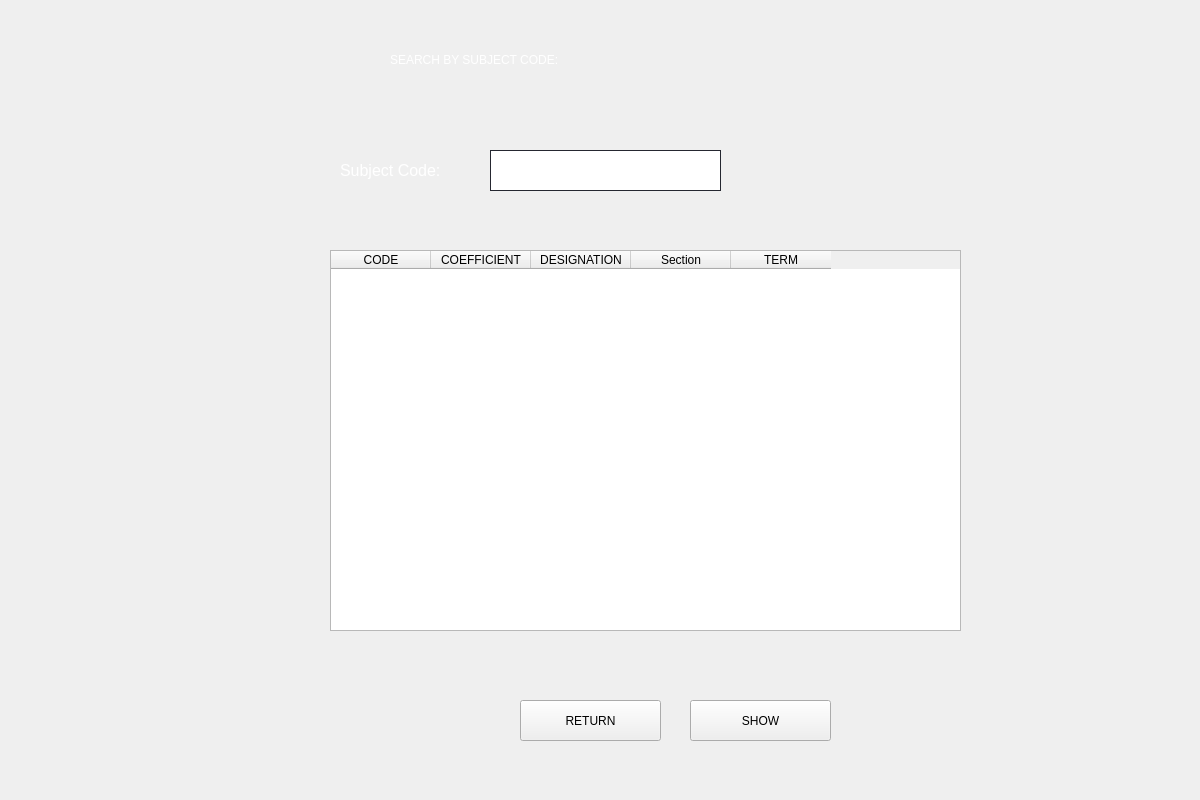
<?xml version="1.0" encoding="UTF-8"?>
<ui version="4.0">
 <class>Form</class>
 <widget class="QWidget" name="Form">
  <property name="geometry">
   <rect>
    <x>0</x>
    <y>0</y>
    <width>1200</width>
    <height>800</height>
   </rect>
  </property>
  <property name="windowTitle">
   <string>Form</string>
  </property>
  <widget class="QLineEdit" name="code">
   <property name="geometry">
    <rect>
     <x>490</x>
     <y>150</y>
     <width>231</width>
     <height>41</height>
    </rect>
   </property>
   <property name="styleSheet">
    <string notr="true">QLineEdit {
border: 1px solid rgb(37,39,48);

padding-left:20px;
padding-right:20px;
}
</string>
   </property>
  </widget>
  <widget class="QLabel" name="num_inscription4">
   <property name="geometry">
    <rect>
     <x>340</x>
     <y>130</y>
     <width>131</width>
     <height>81</height>
    </rect>
   </property>
   <property name="styleSheet">
    <string notr="true"/>
   </property>
   <property name="text">
    <string>&lt;html&gt;&lt;head/&gt;&lt;body&gt;&lt;p&gt;&lt;span style=&quot; font-size:12pt; color:#fff;&quot;&gt;Subject Code:&lt;/span&gt;&lt;/p&gt;&lt;/body&gt;&lt;/html&gt;</string>
   </property>
  </widget>
  <widget class="QPushButton" name="afficher">
   <property name="geometry">
    <rect>
     <x>690</x>
     <y>700</y>
     <width>141</width>
     <height>41</height>
    </rect>
   </property>
   <property name="styleSheet">
    <string notr="true">font: 12pt &quot;Poppins&quot;;</string>
   </property>
   <property name="text">
    <string>SHOW</string>
   </property>
  </widget>
  <widget class="QLabel" name="label">
   <property name="geometry">
    <rect>
     <x>390</x>
     <y>20</y>
     <width>551</width>
     <height>81</height>
    </rect>
   </property>
   <property name="styleSheet">
    <string notr="true">font: 63 18pt &quot;Open Sans Semibold&quot;;</string>
   </property>
   <property name="text">
    <string>&lt;html&gt;&lt;head/&gt;&lt;body&gt;&lt;p&gt;&lt;span style=&quot; color:#FFFFFF;&quot;&gt;SEARCH BY SUBJECT CODE:&lt;/span&gt;&lt;/p&gt;&lt;/body&gt;&lt;/html&gt;</string>
   </property>
  </widget>
  <widget class="QPushButton" name="ok">
   <property name="geometry">
    <rect>
     <x>520</x>
     <y>700</y>
     <width>141</width>
     <height>41</height>
    </rect>
   </property>
   <property name="styleSheet">
    <string notr="true">font: 12pt &quot;Poppins&quot;;</string>
   </property>
   <property name="text">
    <string>RETURN</string>
   </property>
  </widget>
  <widget class="QLabel" name="code_2">
   <property name="geometry">
    <rect>
     <x>500</x>
     <y>200</y>
     <width>221</width>
     <height>21</height>
    </rect>
   </property>
   <property name="text">
    <string/>
   </property>
  </widget>
  <widget class="QTableWidget" name="tableWidget">
   <property name="geometry">
    <rect>
     <x>330</x>
     <y>250</y>
     <width>631</width>
     <height>381</height>
    </rect>
   </property>
   <column>
    <property name="text">
     <string>CODE</string>
    </property>
   </column>
   <column>
    <property name="text">
     <string>COEFFICIENT</string>
    </property>
   </column>
   <column>
    <property name="text">
     <string>DESIGNATION</string>
    </property>
   </column>
   <column>
    <property name="text">
     <string>Section</string>
    </property>
   </column>
   <column>
    <property name="text">
     <string>TERM</string>
    </property>
   </column>
  </widget>
  <widget class="QLabel" name="label_2">
   <property name="geometry">
    <rect>
     <x>-180</x>
     <y>-30</y>
     <width>1391</width>
     <height>881</height>
    </rect>
   </property>
   <property name="text">
    <string/>
   </property>
   <property name="pixmap">
    <pixmap>bg.jpg</pixmap>
   </property>
   <property name="scaledContents">
    <bool>true</bool>
   </property>
  </widget>
  
  <zorder>label_2</zorder>
  <zorder>code</zorder>
  <zorder>num_inscription4</zorder>
  <zorder>afficher</zorder>
  <zorder>label</zorder>
  <zorder>ok</zorder>
  <zorder>code_2</zorder>
  <zorder>tableWidget</zorder>
  <zorder>label_10</zorder>
 </widget>
 <resources/>
 <connections/>
</ui>
